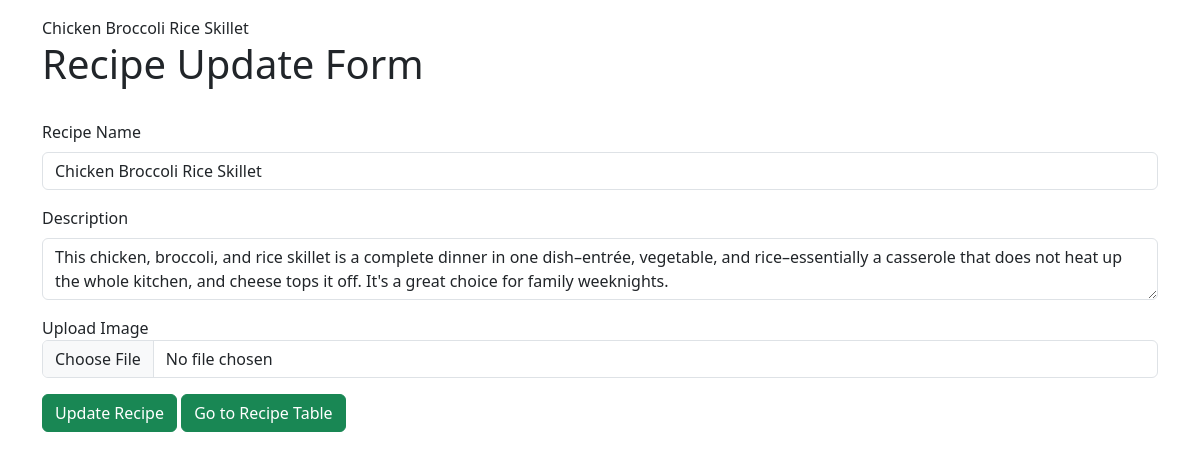
Screenshot of /update-recipe/6/ with the database file from the repository.
### vegeee/models.py (models this page shows, shortened)
class Recipe(models.Model):
    title = models.CharField(max_length=200)
    description = models.TextField(max_length=200)
    ingredients = models.TextField()
    instructions = models.TextField()
    recipe_image = models.ImageField(upload_to='uploads')

### vegeee/views.py (the view, shortened to what this page needs)
# urls.py: path('update-recipe/<id>/', updateRecipe ),
def updateRecipe(request, id):
    queryset = Recipe.objects.get(id=id)
    context ={"recipe":queryset}
    return render(request, 'recipeupdateform.html', context)

### vegeee/templates/recipeupdateform.html (shortened to what this page needs)
{% extends 'base.html'%} {%block start%}
<div class="container mt-3">
  {{recipe.title}}
    <form action="" method="post" enctype="multipart/form-data">
      <h1>Recipe Update Form</h1>
      <br />
    <div class="mb-3">
      <label for="name" class="form-label">Recipe Name</label>
      <input type="text" name="title" value="{{recipe.title}}" class="form-control"  />
    </div>
    <div class="mb-3">
      <label for="description" class="form-label">Description</label>
      <textarea  name="description" class="form-control" >{{recipe.description}}</textarea>
    </div>
    <div class="mb-3">
      <label class="form-check-label" for="recipe_image">Upload Image</label>
      <input name="recipe_image" type="file" class="form-control" />
    </div>
    <button type="submit" class="btn btn-success">Update Recipe</button>
    <a href="/render-table/" class="btn btn-success" >Go to Recipe Table</a>
  </form>
</div>
{%endblock%}

### rows the page displays
Recipe: title "Chicken Broccoli Rice Skillet", description "This chicken, broccoli, and rice skillet is a complete dinner in one dish–entrée, vegetable, and rice–essentially a casserole that does not heat up the whole kitchen, and cheese tops it off. It's a great choice for family weeknights."
